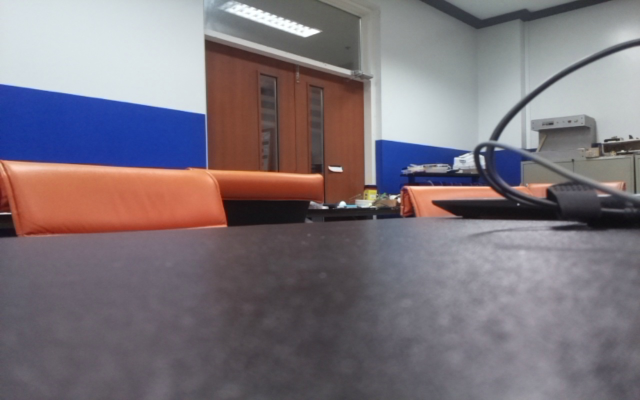
#> input picture Source/Saved_Images/Photo_6.jpg, 1280 x 800 px, given in place of BLACK_Vertical.png, which was not available (shown at 1/2 size)
$ python pictureprocessing_filter.py
#> lines starting #> are read from the running program, lines starting #| are printed output that depends on the picture; pictures that were not available may be replaced by others from this repository, and a replacement may not be noted
from PIL import Image, ImageEnhance, ImageOps

class ImageProcessing:
    def __init__(self, Images, Mode, Frame, Output):
#> called with Mode = 1, Frame = 1, Output = 'D:\\Output Image\\Posted_Image.png'
        self.Images = list(Images)
        self.Mode = Mode
        self.Output = Output

        if self.Mode == 1: # Mode 1 = Vertical, Mode 2 = Horizontal
            self.new_size_x = 557
            self.new_size_y = 348
            self.space_x = 22
            self.space_y = 23
            self.x_offset = 52
            self.y_offset = 220

            self.columns = 2

            if Frame == 1:
                BG_Image_Vertical = Image.open("D:\Saved Images\BLACK_Vertical.png") # Background Image
#> BG_Image_Vertical is the input picture: PIL image 1280x800 RGB; mean R, G, B 124, 115.4, 122.8
                self.BG = BG_Image_Vertical.resize((1240, 1432))
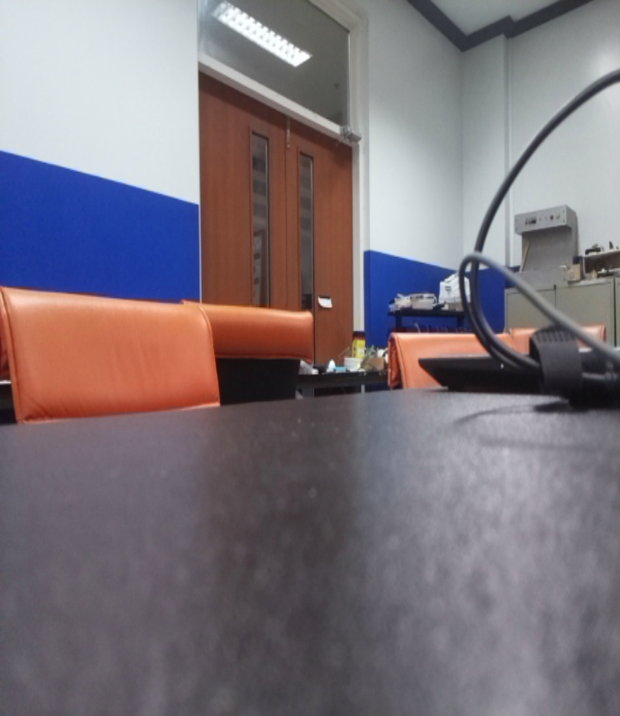
#> self.BG: PIL image 1240x1432 RGB (shown at 1/2 size); mean R, G, B 124, 115.4, 122.8

            elif Frame == 2:
                BG_Image_Vertical = Image.open("D:\Saved Images\WHITE_Vertical.png")
                self.BG = BG_Image_Vertical.resize((1240, 1432))

            elif Frame == 3:
                BG_Image_Vertical = Image.open("D:\Saved Images\RED_Vertical.png")
                self.BG = BG_Image_Vertical.resize((1240, 1432))

            elif Frame == 4:
                BG_Image_Vertical = Image.open("D:\Saved Images\LIGHTBLUE_Vertical.png")
                self.BG = BG_Image_Vertical.resize((1240, 1432))

            elif Frame == 5:
                BG_Image_Vertical = Image.open("D:\Saved Images\PASTELGRADIENT_Vertical.png")
                self.BG = BG_Image_Vertical.resize((1240, 1432))

            else:
                BG_Image_Vertical = Image.open("D:\Saved Images\BLACK_Vertical.png")
                self.BG = BG_Image_Vertical.resize((1240, 1432))

        elif self.Mode == 2: # Mode 1 = Vertical, Mode 2 = Horizontal
            self.new_size_x = 512
            self.new_size_y = 320
            self.space_x = 23
            self.space_y = 123
            self.x_offset = 40
            self.y_offset = 232

            self.columns = 3

            if Frame == 1:
                BG_Image_Horizontal = Image.open("D:\Saved Images\BLACK_Horizontal.png")
                self.BG = BG_Image_Horizontal.resize((1665, 1100))

            elif Frame == 2:
                BG_Image_Horizontal = Image.open("D:\Saved Images\WHITE_Horizontal.png")
                self.BG = BG_Image_Horizontal.resize((1665, 1100))

            elif Frame == 3:
                BG_Image_Horizontal = Image.open("D:\Saved Images\RED_Horizontal.png")
                self.BG = BG_Image_Horizontal.resize((1665, 1100))

            elif Frame == 4:
                BG_Image_Horizontal = Image.open("D:\Saved Images\LIGHTBLUE_Horizontal.png")
                self.BG = BG_Image_Horizontal.resize((1665, 1100))

            elif Frame == 5:
                BG_Image_Horizontal = Image.open("D:\Saved Images\PASTELGRADIENT_Horizontal.png")
                self.BG = BG_Image_Horizontal.resize((1665, 1100))

            else:
                BG_Image_Horizontal = Image.open("D:\Saved Images\BLACK_Horizontal.png")
                self.BG = BG_Image_Horizontal.resize((1665, 1100))

        else: # default
            self.new_size_x = 557
            self.new_size_y = 348
            self.space_x = 22
            self.space_y = 23
            self.x_offset = 52
            self.y_offset = 220

            self.columns = 2

            BG_Image_Vertical = Image.open("D:\Saved Images\BLACK_Vertical.png") # Background Image
            self.BG = BG_Image_Vertical.resize((1240, 1432))


    def Resize_Image(self, Modify):
#> called with Modify = 2
        LIST = [] # blank list to store resize image

        Horizontal_x = 512
        Horizontal_y = 320
        Vertical_x = 556.8
        Vertical_y = 348

        if self.Mode == 1: # Mode 1 = Vertical, Mode 2 = Horizontal
            for i in range(6): # loop Resize 6 images
                InputName = self.Images[i]

                img = Image.open(InputName) # open image
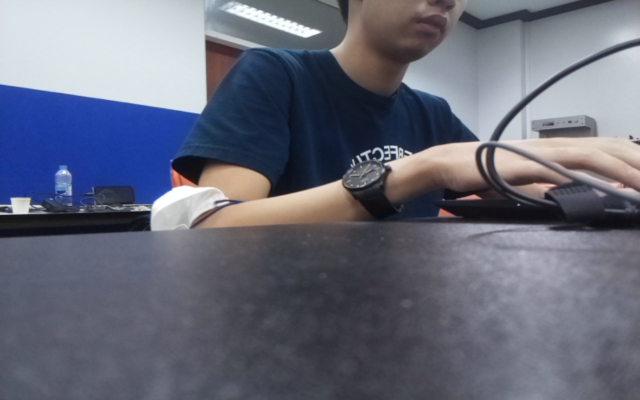
#> input picture Source/Saved_Images/Photo_0.jpg, 1280 x 800 px, found by its file name (shown at 1/2 size)
#> img is the input picture: PIL image 1280x800 RGB; mean R, G, B 103, 106.3, 121.4
                img_resize_Vertical = img.resize((int(Vertical_x), int(Vertical_y)))
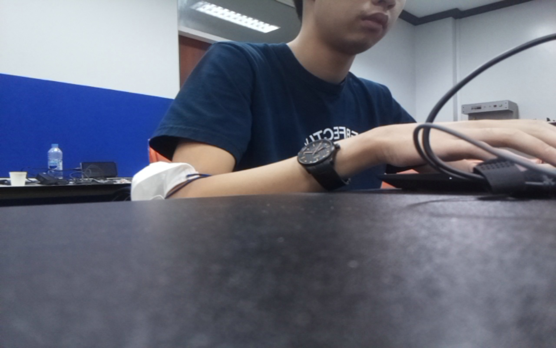
#> img_resize_Vertical: PIL image 556x348 RGB; mean R, G, B 103, 106.3, 121.4

                if Modify == 1:
                    img_resize_Vertical = ImageOps.grayscale(img_resize_Vertical)

                elif Modify == 2:
                    enhancer = ImageEnhance.Brightness(img_resize_Vertical)

                    factor = 50

                    Level = 1 + (factor/100)         #brightens the image

                    img_resize_Vertical = enhancer.enhance(Level)
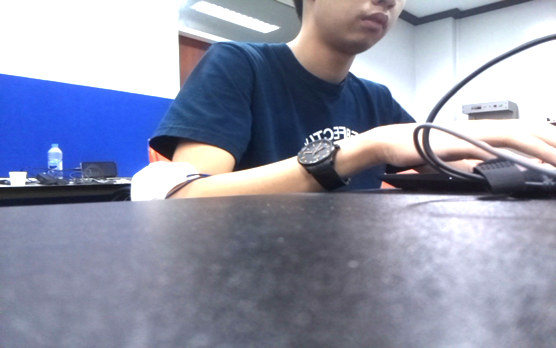
#> img_resize_Vertical: PIL image 556x348 RGB; mean R, G, B 144.1, 148.8, 170.3

                Output_Vertical_Name = f"D:Saved Images\Photo_Vertical_{i}.jpg" # Determine filename in Resize save in the folder Saved Images
                LIST.append(Output_Vertical_Name) # store image in list
                img_resize_Vertical.save(Output_Vertical_Name)
#> pass 2 of the loop in Resize_Image, `for i in range(6):`:
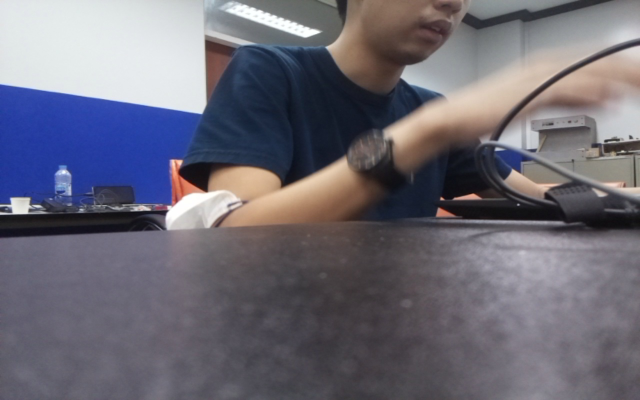
#> input picture Source/Saved_Images/Photo_1.jpg, 1280 x 800 px, found by its file name (shown at 1/2 size)
#> in Resize_Image, img is the input picture: PIL image 1280x800 RGB; mean R, G, B 108.6, 106.2, 117.8
#> in Resize_Image, `img_resize_Vertical = enhancer.enhance(Level)`:
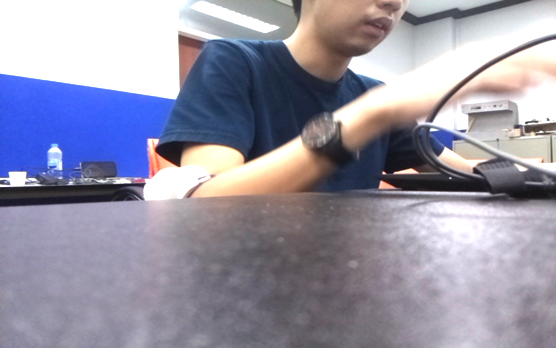
#> img_resize_Vertical: PIL image 556x348 RGB; mean R, G, B 151.6, 149.2, 166.7
#> pass 3 of the loop in Resize_Image, `for i in range(6):`:
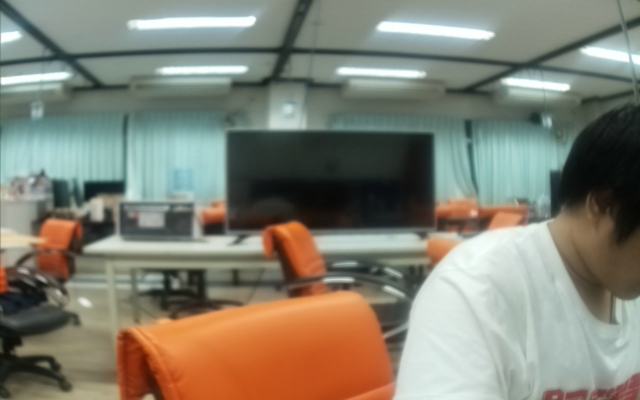
#> input picture Source/Saved_Images/Photo_2.jpg, 1280 x 800 px, found by its file name (shown at 1/2 size)
#> in Resize_Image, img is the input picture: PIL image 1280x800 RGB; mean R, G, B 130.3, 128.9, 115
#> in Resize_Image, `img_resize_Vertical = enhancer.enhance(Level)`:
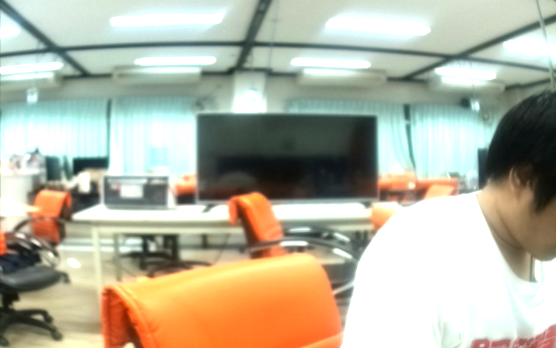
#> img_resize_Vertical: PIL image 556x348 RGB; mean R, G, B 181.1, 179.3, 160.5
#> the loop made 6 passes; the first 3 are shown

        elif self.Mode == 2: # Mode 1 = Vertical, Mode 2 = Horizontal
            for i in range(6):
                InputName = self.Images[i]

                img = Image.open(InputName) # open image
                img_resize_Horizontal = img.resize((int(Horizontal_x), int(Horizontal_y)))

                if Modify == 1:
                    img_resize_Horizontal = ImageOps.grayscale(img_resize_Horizontal)

                elif Modify == 2:
                    enhancer = ImageEnhance.Brightness(img_resize_Horizontal)

                    factor = 50

                    Level = 1 + (factor/100)         #brightens the image

                    img_resize_Horizontal = enhancer.enhance(Level)

                Output_Horizontal_Name = f"D:Saved Images\Photo_Horizontal_{i}.jpg"
                LIST.append(Output_Horizontal_Name)

                img_resize_Horizontal.save(Output_Horizontal_Name)


        else:
            print("Mode Error")

        return LIST

    def combine_images(self, Images):
        background = self.BG

        x = 0 # initial value for x-axis
        y = 0 # initial value for y-axis
        for i, image in enumerate(Images):
            img = Image.open(image) # open image
#> img: PIL image 556x348 RGB

            background.paste(img, (x + self.x_offset, y + self.y_offset)) # paste image in Background Image
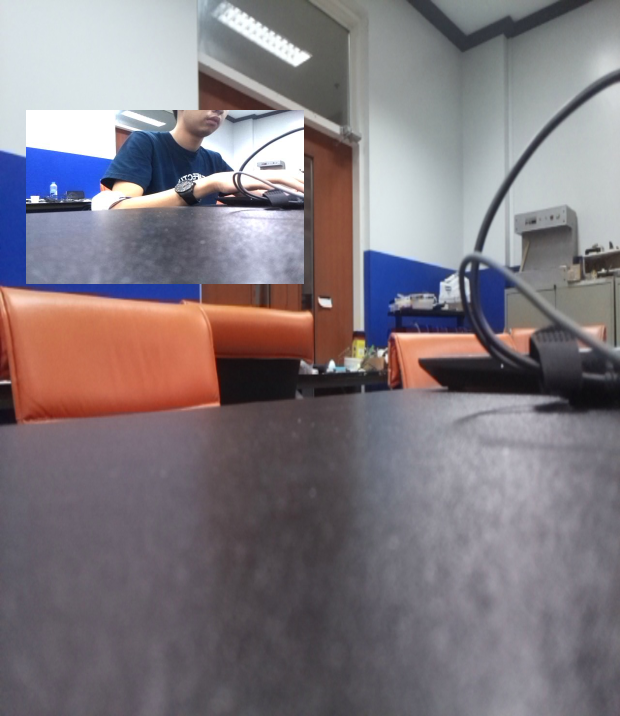
#> background: PIL image 1240x1432 RGB (shown at 1/2 size); mean R, G, B 127.9, 120.1, 126.1
            x += self.new_size_x + self.space_x # change the position of x-axis to the next block

            if (i + 1) % self.columns == 0:
                y += self.new_size_y + self.space_y
                x = 0
#> pass 2 of the loop in combine_images, `for i, image in enumerate(Images):`:
#> in combine_images, `background.paste(img, (x + self.x_offset, y + self.y_offset))`:
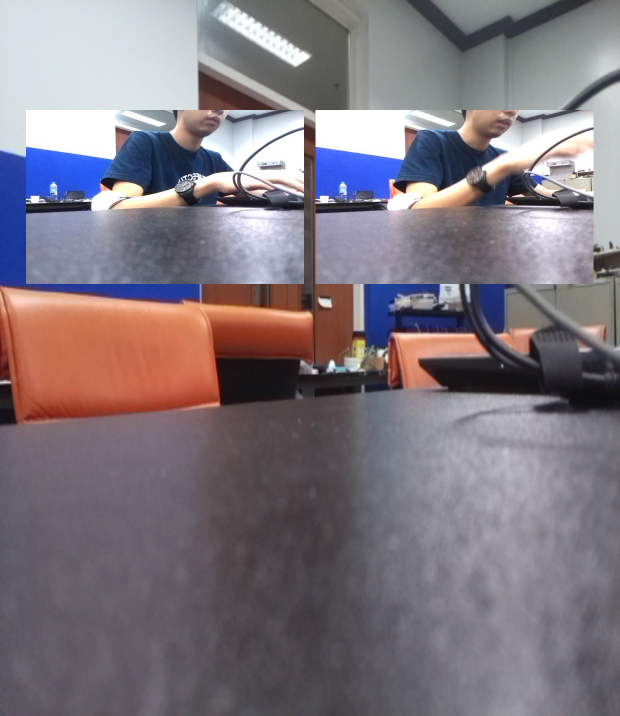
#> background: PIL image 1240x1432 RGB (shown at 1/2 size); mean R, G, B 127.5, 119.4, 126.9
#> pass 3 of the loop in combine_images, `for i, image in enumerate(Images):`:
#> in combine_images, `background.paste(img, (x + self.x_offset, y + self.y_offset))`:
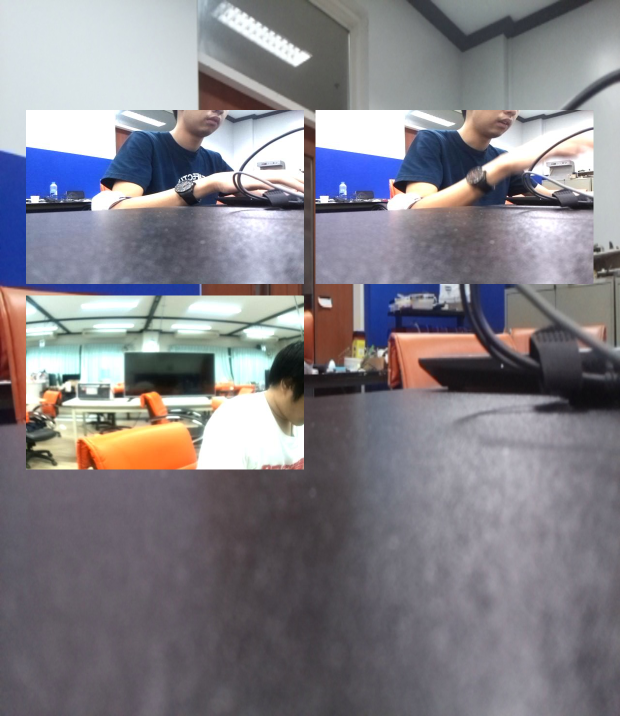
#> background: PIL image 1240x1432 RGB (shown at 1/2 size); mean R, G, B 131.1, 128.7, 135.5
#> the loop made 6 passes; the first 3 are shown

        background.save(self.Output)
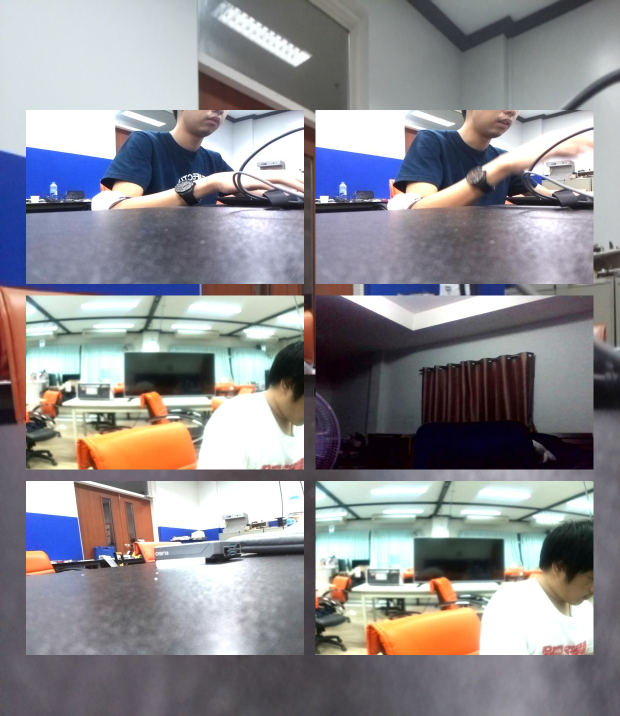
#> saved as Posted_Image.png: PIL image 1240x1432 RGB (shown at 1/2 size); mean R, G, B 141.3, 140.1, 144.4


IMAGE = ["D:\Saved Images\Photo_0.jpg",   # dont forget to comment this list
         "D:\Saved Images\Photo_1.jpg",
         "D:\Saved Images\Photo_2.jpg",
         "D:\Saved Images\Photo_3.jpg",
         "D:\Saved Images\Photo_4.jpg",
         "D:\Saved Images\Photo_5.jpg"
         ]

Mode = 1 # Mode 1 = Vertical, Mode 2 = Horizontal
Frame = 1 # choose Frame Image
Modify = 2 # choose Grayscale or Brightness
Output_IMAGE = "D:\Output Image\Posted_Image.png" # naming Output file


Process = ImageProcessing(IMAGE, Mode, Frame, Output_IMAGE)
IMAGE_Resize = Process.Resize_Image(Modify) # call resize function
Process.combine_images(Images=IMAGE_Resize) # call combine function
